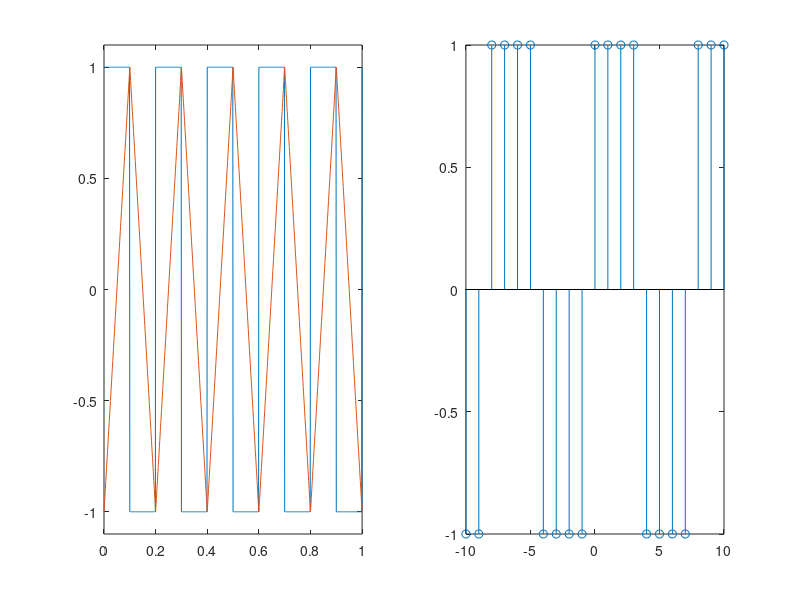

MATLAB code for this plot:
clc;
clear;

A = 1;
w0 = 10 * pi;
t = 0:.001:1;

%square wave
square_signal = A * square(w0 * t, 50);

%triangular signal
triangular_signal = A * sawtooth(w0 * t, 0.5);

%discrete square wave
omega = pi / 4;
n = -10:10;
x = A * square(omega * n);

%visualize
subplot(1,2,1);
plot(t, square_signal); hold on;
plot(t, triangular_signal); hold on;
axis([0 1 -1.1 1.1]);

subplot(1,2,2);
stem(n,x);